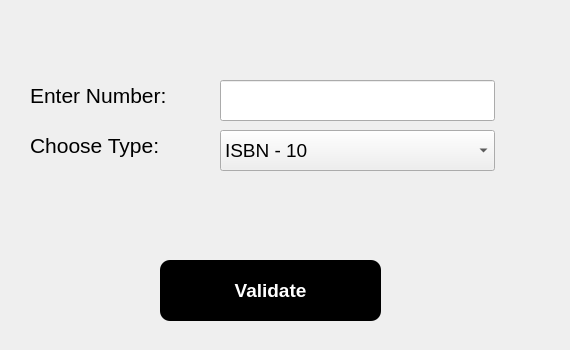
<?xml version="1.0" encoding="UTF-8"?>
<ui version="4.0">
 <class>check</class>
 <widget class="QDialog" name="check">
  <property name="geometry">
   <rect>
    <x>0</x>
    <y>0</y>
    <width>570</width>
    <height>350</height>
   </rect>
  </property>
  <property name="windowTitle">
   <string>Validate ISBN</string>
  </property>
  <property name="windowIcon">
   <iconset resource="img.qrc">
    <normaloff>:/validation.png</normaloff>:/validation.png</iconset>
  </property>
  <widget class="QLineEdit" name="lineEditNum">
   <property name="geometry">
    <rect>
     <x>220</x>
     <y>80</y>
     <width>275</width>
     <height>41</height>
    </rect>
   </property>
   <property name="font">
    <font>
     <pointsize>14</pointsize>
    </font>
   </property>
  </widget>
  <widget class="QComboBox" name="comboBoxType">
   <property name="geometry">
    <rect>
     <x>220</x>
     <y>130</y>
     <width>275</width>
     <height>41</height>
    </rect>
   </property>
   <property name="font">
    <font>
     <pointsize>14</pointsize>
    </font>
   </property>
   <item>
    <property name="text">
     <string>ISBN - 10</string>
    </property>
   </item>
   <item>
    <property name="text">
     <string>ISBN - 13</string>
    </property>
   </item>
   <item>
    <property name="text">
     <string>Local Visa/MasterCard</string>
    </property>
   </item>
   <item>
    <property name="text">
     <string>International Visa/MasterCard</string>
    </property>
   </item>
   <item>
    <property name="text">
     <string>Universal Product Code</string>
    </property>
   </item>
  </widget>
  <widget class="QLabel" name="number_label">
   <property name="geometry">
    <rect>
     <x>30</x>
     <y>80</y>
     <width>161</width>
     <height>31</height>
    </rect>
   </property>
   <property name="font">
    <font>
     <pointsize>16</pointsize>
     <italic>false</italic>
    </font>
   </property>
   <property name="text">
    <string>Enter Number: </string>
   </property>
  </widget>
  <widget class="QLabel" name="type_label">
   <property name="geometry">
    <rect>
     <x>30</x>
     <y>130</y>
     <width>141</width>
     <height>31</height>
    </rect>
   </property>
   <property name="font">
    <font>
     <pointsize>16</pointsize>
    </font>
   </property>
   <property name="text">
    <string>Choose Type:</string>
   </property>
  </widget>
  <widget class="QPushButton" name="pushButton">
   <property name="geometry">
    <rect>
     <x>160</x>
     <y>260</y>
     <width>221</width>
     <height>61</height>
    </rect>
   </property>
   <property name="font">
    <font>
     <pointsize>14</pointsize>
     <italic>false</italic>
     <bold>true</bold>
    </font>
   </property>
   <property name="styleSheet">
    <string notr="true">QPushButton {
    background-color: black;
    color: white;
    border-radius: 10px;
    text-align: center;
}</string>
   </property>
   <property name="text">
    <string>Validate</string>
   </property>
  </widget>
  <widget class="QLabel" name="info_label">
   <property name="geometry">
    <rect>
     <x>90</x>
     <y>190</y>
     <width>501</width>
     <height>31</height>
    </rect>
   </property>
   <property name="font">
    <font>
     <pointsize>14</pointsize>
    </font>
   </property>
   <property name="text">
    <string/>
   </property>
  </widget>
 </widget>
 <resources>
  <include location="img.qrc"/>
 </resources>
 <connections/>
</ui>
